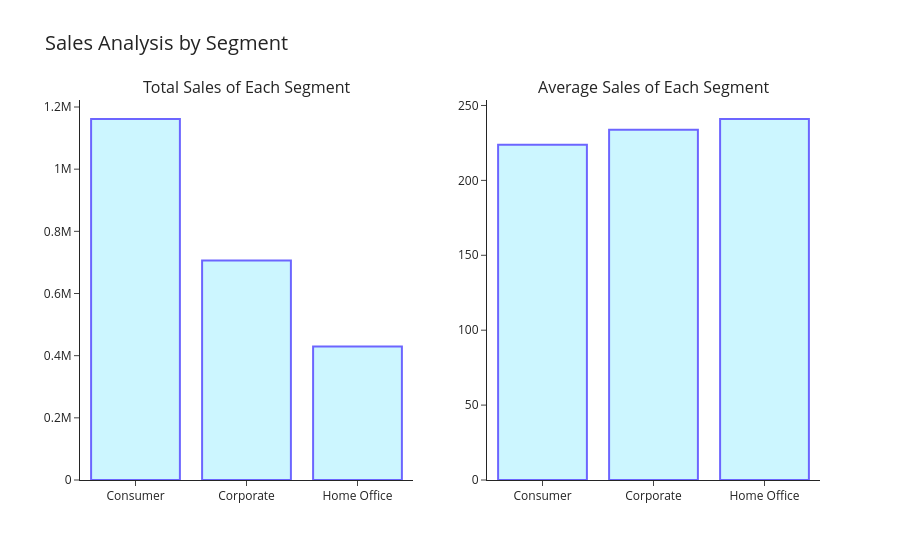

Notebook source saved alongside this figure:
### Code cell
segments = df['Segment'].unique()

total_sales = [
    df[df['Segment'] == i]['Sales'].sum()
    for i in segments
]

average_sales = [
    df[df['Segment'] == i]['Sales'].mean()
    for i in segments
]

fig = make_subplots(
    rows=1,
    cols=2,

    subplot_titles=[
        'Total Sales of Each Segment',
        'Average Sales of Each Segment'
    ]
)

fig.add_trace(
    go.Bar(
        x=segments,
        y=total_sales,

        marker_color='rgb(171,241,255)',

        marker_line_color='rgb(12,0,335)',

        marker_line_width=2,

        opacity=0.6
    ),

    row=1,
    col=1
)

fig.add_trace(
    go.Bar(
        x=segments,
        y=average_sales,

        marker_color='rgb(171,241,255)',

        marker_line_color='rgb(12,0,335)',

        marker_line_width=2,

        opacity=0.6
    ),

    row=1,
    col=2
)

fig.update_layout(
    template='simple_white',

    title='Sales Analysis by Segment',

    title_font_size=20,

    showlegend=False
)

fig.show()

### Figure 1 — Plotly figure (JSON) as saved in the notebook; plotly's stock layout.template omitted (floating-point values rounded to 4 significant figures)
{"data": [{"marker": {"color": "rgb(171,241,255)", "line": {"color": "rgb(12,0,335)", "width": 2}}, "opacity": 0.6, "type": "bar", "x": ["Consumer", "Corporate", "Home Office"], "xaxis": "x", "y": [1161000.0, 706100.0, 429700.0], "yaxis": "y"}, {"marker": {"color": "rgb(171,241,255)", "line": {"color": "rgb(12,0,335)", "width": 2}}, "opacity": 0.6, "type": "bar", "x": ["Consumer", "Corporate", "Home Office"], "xaxis": "x2", "y": [223.7, 233.8, 241.0], "yaxis": "y2"}], "layout": {"annotations": [{"font": {"size": 16}, "showarrow": false, "text": "Total Sales of Each Segment", "x": 0.225, "xanchor": "center", "xref": "paper", "y": 1, "yanchor": "bottom", "yref": "paper"}, {"font": {"size": 16}, "showarrow": false, "text": "Average Sales of Each Segment", "x": 0.775, "xanchor": "center", "xref": "paper", "y": 1, "yanchor": "bottom", "yref": "paper"}], "showlegend": false, "title": {"font": {"size": 20}, "text": "Sales Analysis by Segment"}, "xaxis": {"anchor": "y", "domain": [0, 0.45]}, "xaxis2": {"anchor": "y2", "domain": [0.55, 1]}, "yaxis": {"anchor": "x", "domain": [0, 1]}, "yaxis2": {"anchor": "x2", "domain": [0, 1]}}}
